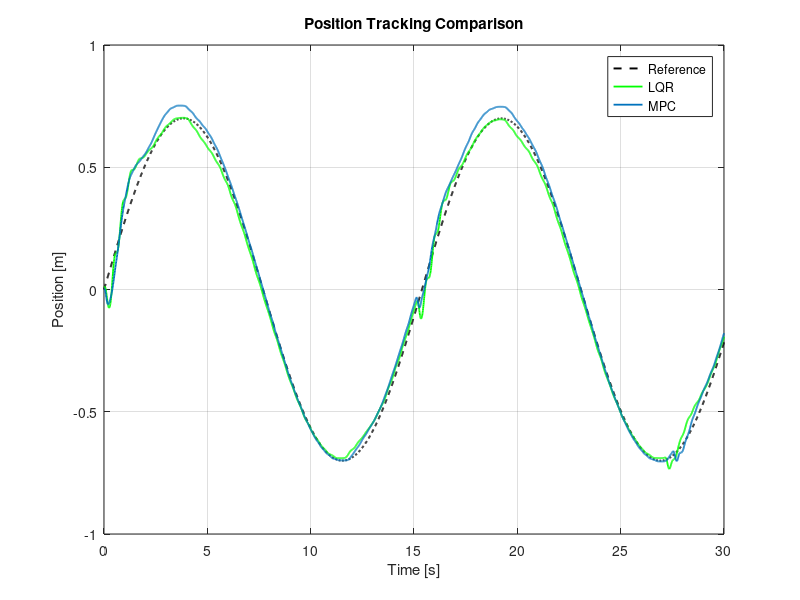
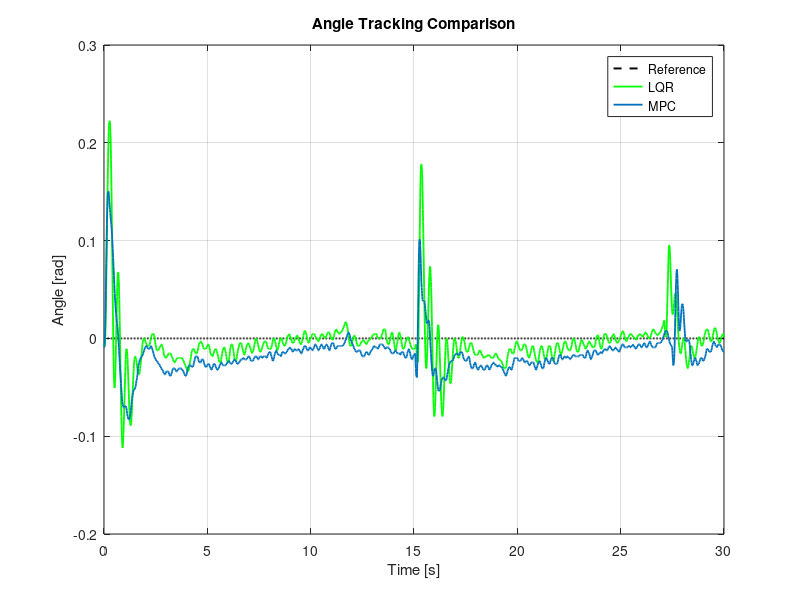

The MATLAB script that drew these images, in order:
%% LQR vs MPC Tracking Comparison
clear; clc; close all;

%% Load position data
lqrData = load('lqrPositionComp.mat');
mpcData = load('mpcPositionComp.mat');

lqrName = fieldnames(lqrData);
mpcName = fieldnames(mpcData);

lqr = lqrData.(lqrName{1});
mpc = mpcData.(mpcName{1});

t_lqr = lqr.time;
t_mpc = mpc.time;

pos_ref = squeeze(lqr.signals(2).values);
pos_lqr = squeeze(lqr.signals(1).values);
pos_mpc = squeeze(mpc.signals(2).values);

%% Load angle data
lqrData = load('lqrAngleComp.mat');
mpcData = load('mpcAngleComp.mat');

lqrName = fieldnames(lqrData);
mpcName = fieldnames(mpcData);

lqr = lqrData.(lqrName{1});
mpc = mpcData.(mpcName{1});

t_ang_lqr = lqr.time;
t_ang_mpc = mpc.time;

ang_ref = squeeze(lqr.signals(2).values);
ang_lqr = squeeze(lqr.signals(1).values);
ang_mpc = squeeze(mpc.signals(2).values);

%% Figure 1 - Position comparison
figure;
plot(t_lqr,pos_ref,'k--','LineWidth',1.4); hold on
plot(t_lqr,pos_lqr,'g','LineWidth',1.3)
plot(t_mpc,pos_mpc,'LineWidth',1.3)
grid on
xlabel('Time [s]')
ylabel('Position [m]')
title('Position Tracking Comparison')
legend('Reference','LQR','MPC','Location','best')

%% Figure 2 - Angle comparison
figure;
plot(t_ang_lqr,ang_ref,'k--','LineWidth',1.4); hold on
plot(t_ang_lqr,ang_lqr,'g','LineWidth',1.3)
plot(t_ang_mpc,ang_mpc,'LineWidth',1.3)
grid on
xlabel('Time [s]')
ylabel('Angle [rad]')
title('Angle Tracking Comparison')
legend('Reference','LQR','MPC','Location','best')
